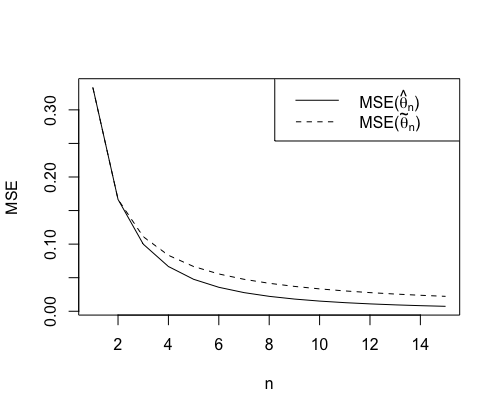

Reproduce this figure in R.
n <- 1:15
plot(x = n, y = 2/((n+1)*(n+2)), xlab = "n", ylab = "MSE", type = "l")
lines(x = n, y = 1/(3*n), lty = 2)
legend("topright", legend = c(expression(paste("MSE(",hat(theta)[n],")", sep = "")),
                              expression(paste("MSE(",tilde(theta)[n],")", sep = ""))), lty = 1:2)
